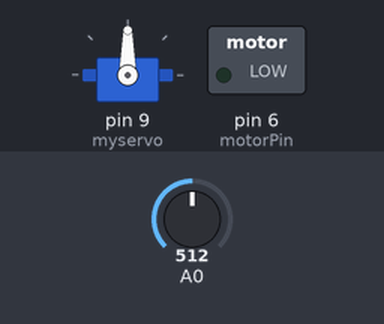
The sketch below on a simulated Arduino Uno, built with avr-gcc and run on an emulated ATmega328P. Parts: servo, switched loads named in the sketch (green lamp = pin HIGH). The test bench sets the inputs (shaded band); at power-on: A0 = 512. What the sketch prints to the serial monitor is not drawn.

Above: at 0.1 s.
At 2.1 s:
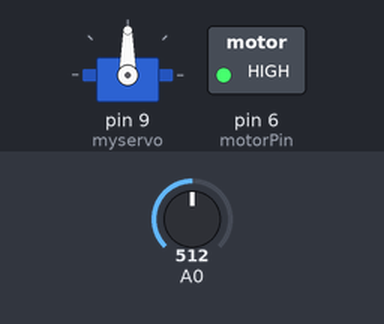
At 7.1 s:
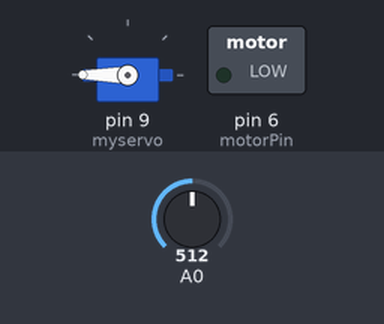
Timing chart, 0 to 8.6 s (numbered marks = the images above):
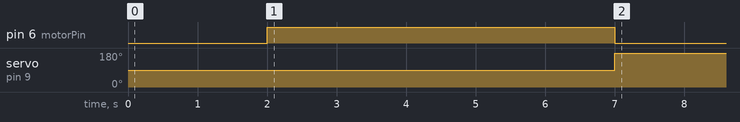

The sketch:

TheGreatRobotTrainRobbery.ino
```cpp
/*
 * An independent Arduino robot capable of travel, detection
 * of motion at a specific distance, and release of an action
 * figure onto a moving train – all single-handedly.
 *
 * Jennifer Lai
 */

#include <Servo.h>
Servo myservo;

int val = 0;           // variable to store the distance value read
int analogPin = 3;        // Infrared Sensor (Right lead) connected to analog pin 3
int motorPin = 6;         // Motor connected to analog pin 6
int i = 0;          // servo position in degrees


void setup()
{
    pinMode(motorPin, OUTPUT);
    myservo.attach(9);        // servo attached to analog pin 9
    Serial.begin(9600);       // setup serial
}

void loop()
{
    // if (digitalRead(A0) == HIGH)
    // {
    while (i < 1)
    {
    delay(2000);        // wait 2 seconds
    digitalWrite(motorPin, 220);
    delay(5000);        // wait 5 seconds
    digitalWrite(motorPin, LOW);
    i++;
    }

    val = analogRead(A0);       // read distance
    Serial.println(val);      //150 // debug value

    if (val > 180)        // if distance is greater than 180
    {
    myservo.write(180);       // servo spins 180 degrees
    }
    // }
}
```

Measured:
- by itself, pin 6 (motorPin): LOW → HIGH at 2.0 s, → LOW 5.0 s later
- by itself, servo on pin 9 (myservo): 90° → 180° at 7.0 s
